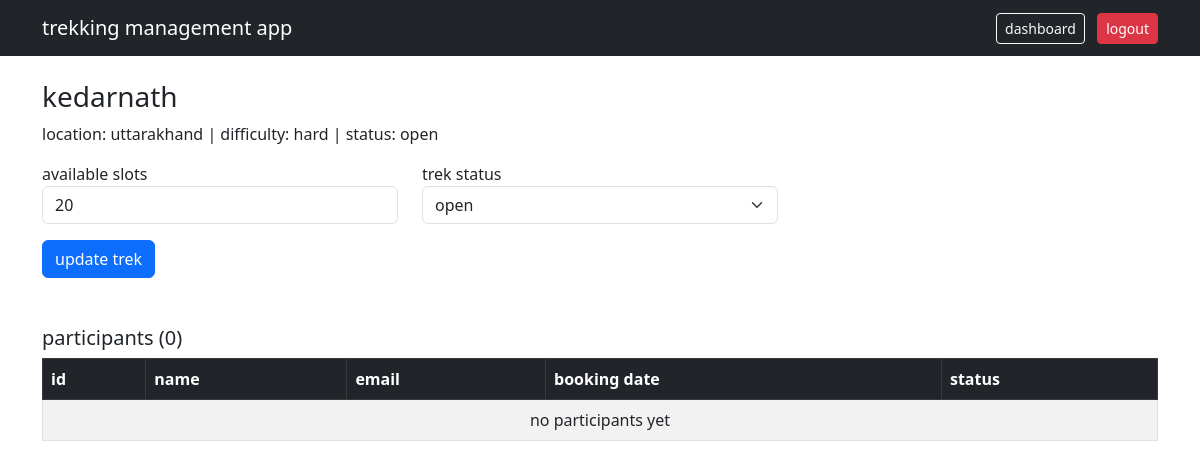
Screenshot of /staff/trek/1 (signed in) with the database file from the repository.
### database.py (models this page shows)
class Trek(db.Model):
    __tablename__ = 'trek'
    id = db.Column(db.Integer, primary_key=True)
    name = db.Column(db.String(120), nullable=False)
    location = db.Column(db.String(120), nullable=False)
    difficulty = db.Column(db.String(20), nullable=False)
    duration = db.Column(db.Integer, nullable=False)
    available_slots = db.Column(db.Integer, nullable=False)
    status = db.Column(db.String(20), default='pending')
    start_date = db.Column(db.DateTime, nullable=True)
    end_date = db.Column(db.DateTime, nullable=True)
    assigned_staff_id = db.Column(db.Integer, db.ForeignKey('staff.id'), nullable=True)
    bookings = db.relationship('Booking', backref='trek', lazy=True)

### app.py (the view)
@app.route('/staff/trek/<int:trek_id>', methods=['GET', 'POST'])
def staff_manage_trek(trek_id):
    if session.get('role') != 'staff':
        return redirect(url_for('login'))
    trek = Trek.query.get_or_404(trek_id)
    if trek.assigned_staff_id != session['user_id']:
        flash('you are not assigned to this trek.', 'danger')
        return redirect(url_for('staff_dashboard'))
    if request.method == 'POST':
        trek.available_slots = int(request.form.get('available_slots'))
        trek.status = request.form.get('status')
        db.session.commit()
        flash('trek updated successfully.', 'success')
        return redirect(url_for('staff_manage_trek', trek_id=trek_id))
    bookings = Booking.query.filter_by(trek_id=trek_id).all()
    return render_template('staff/manage_trek.html', trek=trek, bookings=bookings)

### templates/staff/manage_trek.html (shortened to what this page needs)
<!DOCTYPE html>
<html lang="en">
<head>
    <link href="https://cdn.jsdelivr.net/npm/bootstrap@5.3.0-alpha1/dist/css/bootstrap.min.css" rel="stylesheet">
</head>
<body>
<nav class="navbar navbar-dark bg-dark">
    <div class="container">
        <a class="navbar-brand">trekking management app</a>
        <div>
            <a href="/staff/dashboard" class="btn btn-outline-light btn-sm me-2">dashboard</a>
            <a href="/logout" class="btn btn-danger btn-sm">logout</a>
        </div>
    </div>
</nav>
<div class="container mt-4">
    <h3>{{ trek.name }}</h3>
    <p>location: {{ trek.location }} | difficulty: {{ trek.difficulty }} | status: {{ trek.status }}</p>
    <form method="POST" class="mt-3">
        <div class="row">
            <div class="col-md-4 mb-3">
                <label>available slots</label>
                <input type="number" name="available_slots" value="{{ trek.available_slots }}" class="form-control">
            </div>
            <div class="col-md-4 mb-3">
                <label>trek status</label>
                <select name="status" class="form-select">
                    <option value="open" {% if trek.status == 'open' %}selected{% endif %}>open</option>
                </select>
            </div>
        </div>
        <button type="submit" class="btn btn-primary">update trek</button>
    </form>
    <h5 class="mt-5">participants ({{ bookings|length }})</h5>
    <table class="table table-bordered table-striped mt-2">
        <thead class="table-dark">
            <tr>
                <th>id</th>
                <th>name</th>
                <th>email</th>
                <th>booking date</th>
                <th>status</th>
            </tr>
        </thead>
        <tbody>
            {% for booking in bookings %}
            <tr>
                <td>{{ booking.user.id }}</td>
                <td>{{ booking.user.name }}</td>
                <td>{{ booking.user.email }}</td>
                <td>{{ booking.booking_date.strftime('%d/%m/%Y') }}</td>
                <td>{{ booking.status }}</td>
            </tr>
            {% else %}
            <tr>
                <td colspan="5" class="text-center">no participants yet</td>
            </tr>
            {% endfor %}
        </tbody>
    </table>
</div>
</body>
</html>

### rows the page displays
Trek: name "kedarnath", location "uttarakhand", difficulty "hard", status "open", available_slots "20"

### other values shown
{{ bookings|length }} "0"
